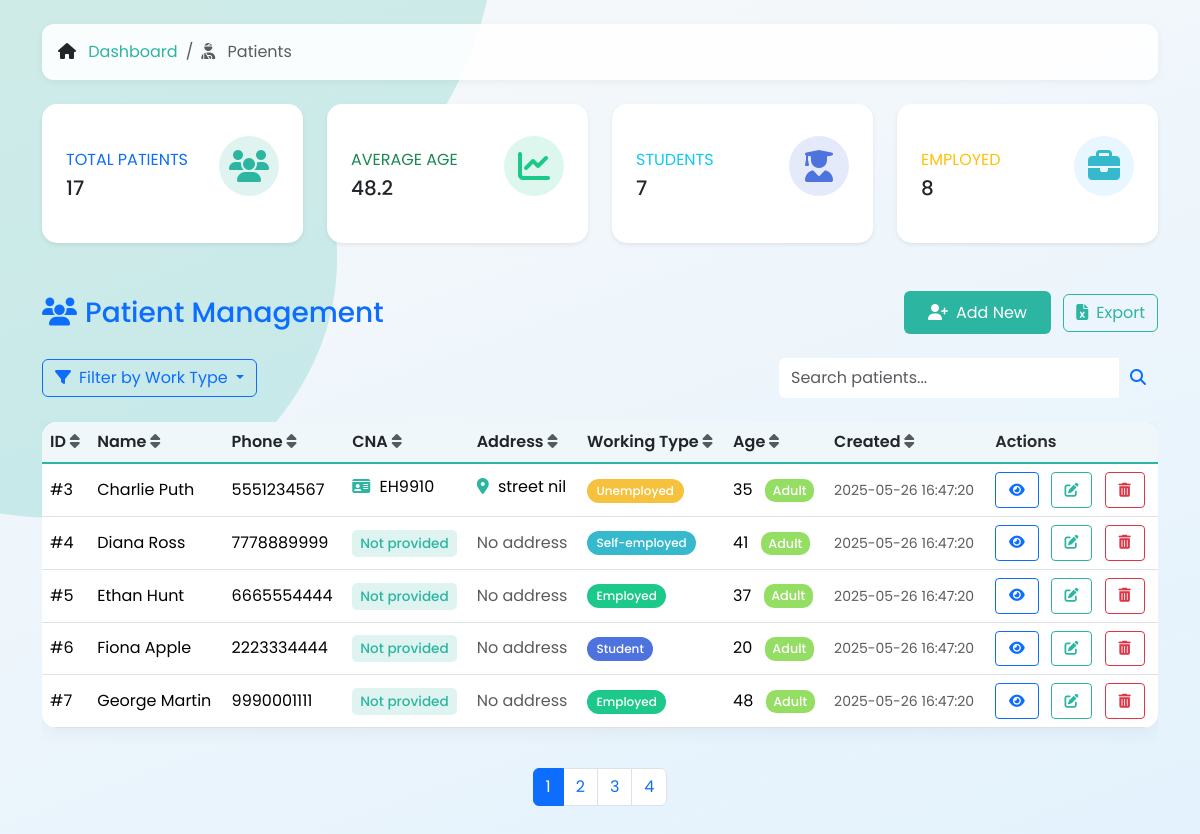
/patients.php, run on the app's committed database.
### tables this page shows
CREATE TABLE `patients` (
  `id` int NOT NULL,
  `full_name` varchar(100) NOT NULL,
  `phone` varchar(20) NOT NULL,
  `cna` varchar(20) DEFAULT NULL,
  `address` varchar(255) DEFAULT NULL,
  `working_type` enum('student','employed','self-employed','unemployed') NOT NULL,
  `created_at` datetime DEFAULT CURRENT_TIMESTAMP,
  `age` int NOT NULL
);

### patients.php (the view, shortened to what this page needs)
<?php
require_once 'config.php';
try {
    $pdo->query("ALTER TABLE patients
        ADD COLUMN IF NOT EXISTS address VARCHAR(255) DEFAULT NULL AFTER phone,
        ADD COLUMN IF NOT EXISTS cna VARCHAR(20) DEFAULT NULL AFTER address");
} catch (PDOException $e) {
    error_log("Error adding columns: " . $e->getMessage());
}
$search = $_GET['search'] ?? '';
$workTypeFilter = $_GET['work_type'] ?? '';
$sort = $_GET['sort'] ?? 'id';
$order = ($_GET['order'] ?? 'asc') === 'desc' ? 'desc' : 'asc';
$page = max((int)($_GET['page'] ?? 1), 1);
$limit = 5;
$offset = ($page - 1) * $limit;
$conditions = [];
$params = [];
$whereClause = $conditions ? 'WHERE ' . implode(' AND ', $conditions) : '';
$countStmt = $pdo->prepare("SELECT COUNT(*) FROM patients $whereClause");
$countStmt->execute($params);
$totalRows = $countStmt->fetchColumn();
$totalPages = ceil($totalRows / $limit);
$sql = "SELECT * FROM patients $whereClause ORDER BY $sort $order LIMIT $limit OFFSET $offset";
$stmt = $pdo->prepare($sql);
$stmt->execute($params);
$patients = $stmt->fetchAll();
$summaryStmt = $pdo->query("
    SELECT
        COUNT(*) AS total_patients,
        AVG(age) AS average_age,
        SUM(CASE WHEN working_type = 'student' THEN 1 ELSE 0 END) AS students,
        SUM(CASE WHEN working_type = 'employed' THEN 1 ELSE 0 END) AS employed,
        SUM(CASE WHEN working_type = 'self-employed' THEN 1 ELSE 0 END) AS self_employed,
        SUM(CASE WHEN working_type = 'unemployed' THEN 1 ELSE 0 END) AS unemployed
    FROM patients
");
$summary = $summaryStmt->fetch(PDO::FETCH_ASSOC);
$averageAge = round($summary['average_age'], 1);
?>
<!DOCTYPE html>
<html lang="en">
<head>
    <link href="https://cdn.jsdelivr.net/npm/bootstrap@5.3.3/dist/css/bootstrap.min.css" rel="stylesheet">
    <link href="https://cdnjs.cloudflare.com/ajax/libs/font-awesome/6.5.0/css/all.min.css" rel="stylesheet">
</head>
<body class="p-4">
<link rel="stylesheet" href="https://cdnjs.cloudflare.com/ajax/libs/animate.css/4.1.1/animate.min.css" />
    <div class="container">
        <nav class="mb-4">
        <ol class="breadcrumb">
    <li class="breadcrumb-item">
        <i class="fas fa-home me-2"></i>
        <a href="dashboard.php">Dashboard</a>
    </li>
    <li class="breadcrumb-item active">
        <i class="fas fa-user-injured me-2"></i>
        Patients
    </li>
</ol>
        </nav>
        <div class="row mb-4">
            <div class="col-xl-3 col-md-6 mb-4">
                <div class="card summary-card border-left-primary shadow-sm h-100 py-2">
                    <div class="card-body">
                        <div class="row no-gutters align-items-center">
                            <div class="col mr-2">
                                <div class="text-xs font-weight-bold text-primary text-uppercase mb-1">
                                    Total Patients</div>
                                <div class="h5 mb-0 font-weight-bold text-gray-800"><?= $summary['total_patients'] ?></div>
                            </div>
                            <div class="col-auto">
                                <div class="card-icon bg-primary-light">
                                    <i class="fas fa-users fa-2x"></i>
                                </div>
                            </div>
                        </div>
                    </div>
                </div>
            </div>
            <div class="col-xl-3 col-md-6 mb-4">
                <div class="card summary-card border-left-success shadow-sm h-100 py-2">
                    <div class="card-body">
                        <div class="row no-gutters align-items-center">
                            <div class="col mr-2">
                                <div class="text-xs font-weight-bold text-success text-uppercase mb-1">
                                    Average Age</div>
                                <div class="h5 mb-0 font-weight-bold text-gray-800"><?= $averageAge ?></div>
                            </div>
                            <div class="col-auto">
                                <div class="card-icon bg-green-light">
                                    <i class="fas fa-chart-line fa-2x"></i>
                                </div>
                            </div>
                        </div>
                    </div>
                </div>
            </div>
            <div class="col-xl-3 col-md-6 mb-4">
                <div class="card summary-card border-left-info shadow-sm h-100 py-2">
                    <div class="card-body">
                        <div class="row no-gutters align-items-center">
                            <div class="col mr-2">
                                <div class="text-xs font-weight-bold text-info text-uppercase mb-1">
                                    Students</div>
                                <div class="h5 mb-0 font-weight-bold text-gray-800"><?= $summary['students'] ?></div>
                            </div>
                            <div class="col-auto">
                                <div class="card-icon bg-purple-light">
                                    <i class="fas fa-user-graduate fa-2x"></i>
                                </div>
                            </div>
                        </div>
                    </div>
                </div>
            </div>
            <div class="col-xl-3 col-md-6 mb-4">
                <div class="card summary-card border-left-warning shadow-sm h-100 py-2">
                    <div class="card-body">
                        <div class="row no-gutters align-items-center">
                            <div class="col mr-2">
                                <div class="text-xs font-weight-bold text-warning text-uppercase mb-1">
                                    Employed</div>
                                <div class="h5 mb-0 font-weight-bold text-gray-800"><?= $summary['employed'] + $summary['self_employed'] ?></div>
                            </div>
                            <div class="col-auto">
                                <div class="card-icon bg-blue-light">
                                    <i class="fas fa-briefcase fa-2x"></i>
                                </div>
                            </div>
                        </div>
                    </div>
                </div>
            </div>
        </div>
        <div class="d-flex justify-content-between align-items-center mb-4">
            <h3 class="mb-0 text-primary"><i class="fas fa-users me-2"></i>Patient Management</h3>
            <div>
                <button class="btn btn-success me-2" data-bs-toggle="modal" data-bs-target="#addPatientModal">
                    <i class="fas fa-user-plus me-2"></i>Add New
                </button>
                <a href="export_patients.php" class="btn btn-outline-secondary">
                    <i class="fas fa-file-excel me-2"></i>Export
                </a>
            </div>
        </div>
        <div class="d-flex justify-content-between align-items-center mb-4">
            <div class="btn-group">
                <button class="btn btn-outline-primary dropdown-toggle" type="button" data-bs-toggle="dropdown" aria-expanded="false">
                    <i class="fas fa-filter me-2"></i>Filter by Work Type
                </button>
            </div>
            <form method="get" class="d-flex">
                <div class="input-group">
                    <input type="text" name="search" value="<?= htmlspecialchars($search) ?>"
                           class="form-control border-0 py-2" placeholder="Search patients...">
                    <button class="btn btn-outline-primary border-0" type="submit">
                        <i class="fas fa-search"></i>
                    </button>
                </div>
            </form>
        </div>
        <div class="table-responsive">
            <table class="table table-hover align-middle">
                <thead class="table-light">
                    <tr>
                        <?php
                        $columns = ['id' => 'ID', 'full_name' => 'Name', 'phone' => 'Phone',
                                  'cna' => 'CNA', 'address' => 'Address', 'working_type' => 'Working Type',
                                  'age' => 'Age', 'created_at' => 'Created'];
                        foreach ($columns as $col => $label) {
                            $newOrder = ($sort === $col && $order === 'asc') ? 'desc' : 'asc';
                            echo "<th><a href=\"?search=$search&work_type=$workTypeFilter&sort=$col&order=$newOrder\" class=\"text-decoration-none text-dark\">$label <i class=\"fas fa-sort text-muted\"></i></a></th>";
                        }
                        ?>
                        <th>Actions</th>
                    </tr>
                </thead>
                <tbody>
                    <?php foreach ($patients as $patient):
                        $ageGroup = '';
                        $ageClass = '';
                        if ($patient['age'] < 13) {
                            $ageGroup = 'Child';
                            $ageClass = 'age-group-child';
                        } elseif ($patient['age'] >= 13 && $patient['age'] <= 19) {
                            $ageGroup = 'Teen';
                            $ageClass = 'age-group-teen';
                        } elseif ($patient['age'] >= 20 && $patient['age'] <= 59) {
                            $ageGroup = 'Adult';
                            $ageClass = 'age-group-adult';
                        } else {
                            $ageGroup = 'Senior';
                            $ageClass = 'age-group-senior';
                        }
                    ?>
                        <tr>
                            <td>#<?= $patient['id'] ?></td>
                            <td><?= htmlspecialchars($patient['full_name']) ?></td>
                            <td><?= htmlspecialchars($patient['phone']) ?></td>
                            <td>
                                <?php if (!empty($patient['cna'])): ?>
                                    <span class="cna-truncate" title="<?= htmlspecialchars($patient['cna']) ?>">
                                        <i class="fas fa-id-card id-card"></i>
                                        <?= htmlspecialchars($patient['cna']) ?>
                                    </span>
                                <?php else: ?>
                                    <span class="cna-badge">Not provided</span>
                                <?php endif; ?>
                            </td>
                            <td>
                                <?php if (!empty($patient['address'])): ?>
                                    <span class="address-truncate" title="<?= htmlspecialchars($patient['address']) ?>">
                                        <i class="fas fa-map-marker-alt map-marker"></i>
                                        <?= htmlspecialchars($patient['address']) ?>
                                    </span>
                                <?php else: ?>
                                    <span class="text-muted">No address</span>
                                <?php endif; ?>
                            </td>
                            <td>
                                <span class="badge badge-<?= str_replace(' ', '-', $patient['working_type']) ?>">
                                    <?= ucfirst($patient['working_type']) ?>
                                </span>
                            </td>
                            <td>
                                <?= $patient['age'] ?>
                                <span class="age-group ms-2 <?= $ageClass ?>"><?= $ageGroup ?></span>
                            </td>
                            <td><small class="text-muted"><?= $patient['created_at'] ?></small></td>
                            <td class="action-buttons">
                                <button class="btn btn-sm btn-outline-primary me-2 view-patient"
                                        data-id="<?= $patient['id'] ?>"
                                        data-bs-toggle="modal"
                                        data-bs-target="#viewPatientModal"
                                        title="View">
                                    <i class="fas fa-eye"></i>
                                </button>
                                <a href="edit_patient.php?id=<?= $patient['id'] ?>" class="btn btn-sm btn-outline-secondary me-2" title="Edit">
                                    <i class="fas fa-edit"></i>
                                </a>
                                <a href="delete_patient.php?id=<?= $patient['id'] ?>" class="btn btn-sm btn-outline-danger" title="Delete" >
                                    <i class="fas fa-trash-alt"></i>
                                </a>
                            </td>
                        </tr>
                    <?php endforeach ?>
                </tbody>
            </table>
        </div>
        <nav class="mt-4">
            <ul class="pagination justify-content-center">
                <?php for ($i = 1; $i <= $totalPages; $i++): ?>
                    <li class="page-item <?= $i == $page ? 'active' : '' ?>">
                        <a class="page-link"
                           href="?search=<?= $search ?>&work_type=<?= $workTypeFilter ?>&sort=<?= $sort ?>&order=<?= $order ?>&page=<?= $i ?>">
                           <?= $i ?>
                        </a>
                    </li>
                <?php endfor; ?>
            </ul>
        </nav>
    </div>
</body>
</html>

### patients.php (style rules this page uses)
:root { --primary: #2cb5a0; --secondary: #f0f7fa; --accent: #ff7f50; --student: #4e73df; --employed: #1cc88a; --self-employed: #36b9cc; --unemployed: #f6c23e; --child: #ff85c0; --teen: #69c0ff; --adult: #95de64; --senior: #ffd666; }
body { font-family: 'Poppins', sans-serif; background-size: cover; padding: 2rem; }
.breadcrumb { background: rgba(255,255,255,0.9); padding: 1rem; border-radius: 12px; box-shadow: 0 2px 8px rgba(0,0,0,0.05); }
.table { border-radius: 15px; overflow: hidden; box-shadow: 0 4px 20px rgba(0,0,0,0.05); background: white; }
.table thead th { background: var(--secondary); border-bottom: 2px solid var(--primary); font-weight: 600; color: #2a2a2a; }
.table-hover tbody tr { transition: all 0.2s ease; }
.btn-success { background: var(--primary); border: none; padding: 0.6rem 1.5rem; transition: all 0.2s ease; }
.btn-outline-secondary { border-color: var(--primary); color: var(--primary); }
.badge { padding: 0.5em 0.8em; border-radius: 20px; font-weight: 500; }
.badge-student { background-color: var(--student); color: white; }
.badge-employed { background-color: var(--employed); color: white; }
.badge-self-employed { background-color: var(--self-employed); color: white; }
.badge-unemployed { background-color: var(--unemployed); color: white; }
.age-group { font-size: 0.8em; padding: 0.25em 0.6em; border-radius: 10px; font-weight: 500; }
.age-group-adult { background: var(--adult); color: white; }
.address-truncate, .cna-truncate { max-width: 150px; white-space: nowrap; overflow: hidden; text-overflow: ellipsis; display: inline-block; }
.summary-card { border-radius: 15px; box-shadow: 0 4px 15px rgba(0,0,0,0.05); transition: all 0.3s ease; border: none; height: 100%; }
.summary-card .card-body { padding: 1.5rem; }
.card-icon { width: 60px; height: 60px; border-radius: 50%; display: flex; align-items: center; justify-content: center; margin: 0 auto 15px; }
.bg-primary-light { background-color: rgba(44, 181, 160, 0.15); color: var(--primary); }
.bg-purple-light { background-color: rgba(78, 115, 223, 0.15); color: var(--student); }
.bg-green-light { background-color: rgba(28, 200, 138, 0.15); color: var(--employed); }
.bg-blue-light { background-color: rgba(105, 192, 255, 0.15); color: var(--self-employed); }
.action-buttons .btn { padding: 0.4rem 0.8rem; }
.map-marker, .id-card { color: var(--primary); margin-right: 5px; }
.cna-badge { background: rgba(44, 181, 160, 0.15); color: var(--primary); border-radius: 5px; padding: 0.25rem 0.5rem; font-size: 0.85rem; font-weight: 500; }
.breadcrumb { background: rgba(255, 255, 255, 0.9); padding: 1rem; border-radius: 12px; box-shadow: 0 2px 8px rgba(0, 0, 0, 0.05); }
.breadcrumb-item a { color: #2cb5a0; text-decoration: none; transition: all 0.2s ease; }

### data on the page
patients: id "3", full_name "Charlie Puth", phone "5551234567", cna "EH9910", address "street nil", working_type "Unemployed", age "35", age "Adult", created_at "2025-05-26 16:47:20"
patients: id "4", full_name "Diana Ross", phone "7778889999", shows "Not provided", shows "No address", working_type "Self-employed", age "41", age "Adult", created_at "2025-05-26 16:47:20"
patients: id "5", full_name "Ethan Hunt", phone "6665554444", shows "Not provided", shows "No address", working_type "Employed", age "37", age "Adult", created_at "2025-05-26 16:47:20"
patients: id "6", full_name "Fiona Apple", phone "2223334444", shows "Not provided", shows "No address", working_type "Student", age "20", age "Adult", created_at "2025-05-26 16:47:20"
patients: id "7", full_name "George Martin", phone "9990001111", shows "Not provided", shows "No address", working_type "Employed", age "48", age "Adult", created_at "2025-05-26 16:47:20"

### other printed values
$summary['total_patients'] "17"
$averageAge "48.2"
$summary['students'] "7"
$summary['employed'] + $summary['self_employed'] "8"
$label "ID"
$label "Name"
$label "Phone"
$label "CNA"
$label "Address"
$label "Working Type"
$label "Age"
$label "Created"
